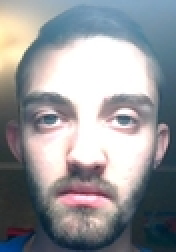
#> input picture data/train/1.jpg, 88 x 126 px (shown 2 times larger); its folder holds only this picture in this run
$ jupyter execute --allow-errors face_recognition.ipynb   (shell and % lines are left out)
#> lines starting #> are read from the running program, lines starting #| are printed output that depends on the picture
[cell 1]
import os
import numpy as np
import pandas as pd
import matplotlib.image as img
from PIL import Image
import matplotlib.pyplot as plt

[cell 2]
IMG_SIZE = (88, 126)
IMG_ARRAY_SHAPE = IMG_SIZE[::-1]
def load_image_vector(path):
#> called with path = './data/train/1.jpg'
    image =  Image.open(path).convert('L').resize(IMG_SIZE) # Image to grayscale
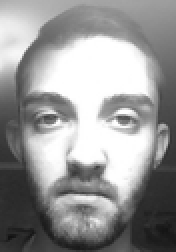
#> image: PIL image 88x126 L (shown 2 times larger); min 17, max 255, mean 150.7
    matrix = np.array(image).astype(int)
    print(matrix.shape)
#| (126, 88)
    column_vector = matrix.flatten()
#> column_vector = 11088 values, max 255 at index 1720, min 17 at index 10389, mean 150.7
    return column_vector

def load_images(path):
    images = []
    for fname in os.listdir(path):
        images.append(load_image_vector('/'.join([path, fname])))
        print(fname)
    return np.array(images)

def compute_mean_vector(vectors):
    return sum(vectors)/len(vectors)

def vec_to_img(vec):
    return Image.fromarray(np.reshape(vec, IMG_ARRAY_SHAPE).astype('uint8')).convert('RGB')

[cell 3]
photos_path = './data/train'

[cell 4]
image_vectors = load_images(photos_path)

[cell 5]
mean_face = compute_mean_vector(image_vectors)
#> mean_face has the same summary as column_vector in load_image_vector
vec_to_img(mean_face)

[cell 6]
residual_vectors = np.array([f - mean_face for f in image_vectors]).T
#> residual_vectors = 11088 values from 0 to 0
rank = np.linalg.matrix_rank(residual_vectors)
#> rank = 0
residual_vectors.shape, rank
#> Out = ((11088, 1), 0)

[cell 7]
u, s, vh = np.linalg.svd(residual_vectors, full_matrices=True)
#> s = [0]; vh = [1]
face_basis = u
face_basis.shape
#> Out = (11088, 11088)

[cell 8]
face_basis

[cell 9]
print('Base faces')
def norm_face_vec(v):
    return v/np.max(v) * 255

fig = plt.figure(figsize=(20, 10))

for i in range(0, rank):
    a = fig.add_subplot(1, rank, i+1)
    a.axis('off')
    a.imshow(vec_to_img(norm_face_vec(face_basis[:, i])))
    a.set_title(f'Base face {i}')

[cell 10]
def scalar_projection(vector, mean_vector, basis):
    return basis.T.dot((vector - mean_vector))

[cell 11]
train_projections = np.array([scalar_projection(im, mean_face, face_basis) for im in residual_vectors.T])
fig = plt.figure(figsize=(20, 25))
for i, proj in enumerate(train_projections):
    a = fig.add_subplot(1, len(train_projections), i+1)
    a.axis('off')
    a.imshow(vec_to_img(proj))
    b = fig.add_subplot(2, len(train_projections), i+1)
    b.axis('off')
    b.imshow(vec_to_img(residual_vectors.T[i]))
#> this loop made 1 pass
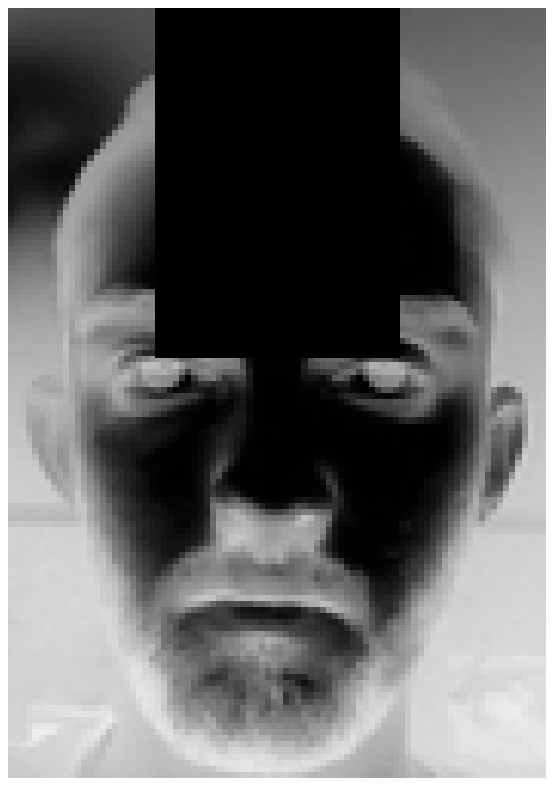
#> figure drawn by matplotlib, 2 panels

[cell 12]
test_faces_path = './data/test'
#> (the rest of this cell did not finish here and is left out)

$ run again, on data/train/чб 126-88.jpg
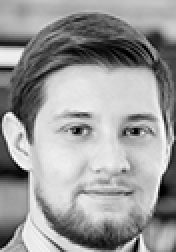
#> input picture data/train/чб 126-88.jpg, 88 x 126 px (shown 2 times larger)
#| (126, 88)
#> column_vector = 11088 values, max 255 at index 5625, min 0 at index 2240, mean 154.6
#> mean_face has the same summary as column_vector in load_image_vector
#> in vec_to_img, returned value is the input picture: PIL image 88x126 RGB; min 0, max 255, mean 154.6
#> residual_vectors = 11088 values from 0 to 0
#> rank = 0
#> `residual_vectors.shape, rank`: Out = ((11088, 1), 0)
#> s = [0]; vh = [1]
#> the loop `for i, proj in enumerate(train_projections):` made 1 pass
#> `[cell 11] train_projections = np.array([scalar_projection(im, mean_fac..`:
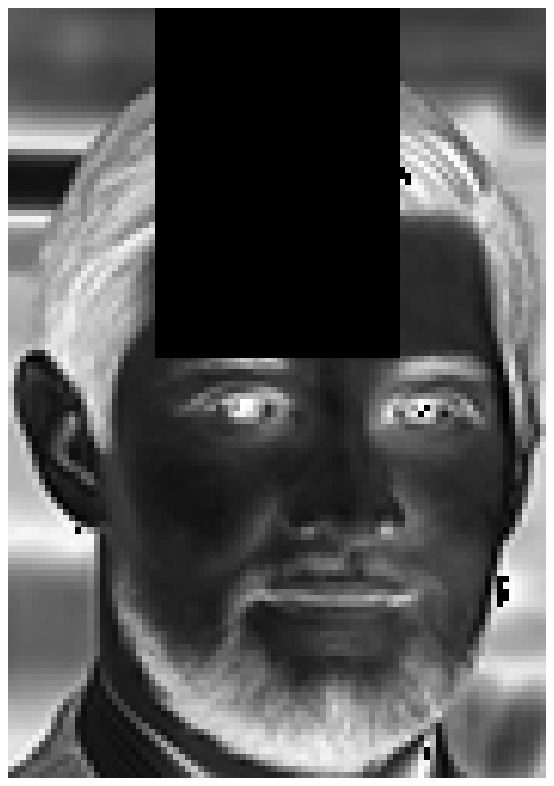
#> figure drawn by matplotlib, 2 panels

$ run again, on data/train/2.jpg
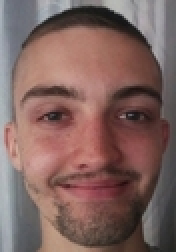
#> input picture data/train/2.jpg, 88 x 126 px (shown 2 times larger)
#> in load_image_vector, `image =  Image.open(path).convert('L').resize(IMG_SIZE)`:
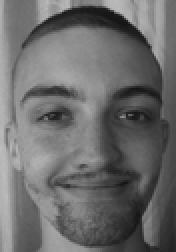
#> image: PIL image 88x126 L (shown 2 times larger); min 19, max 190, mean 107.5
#| (126, 88)
#> column_vector = 11088 values, max 190 at index 6512, min 19 at index 8070, mean 107.5
#> mean_face has the same summary as column_vector in load_image_vector
#> residual_vectors = 11088 values from 0 to 0
#> rank = 0
#> `residual_vectors.shape, rank`: Out = ((11088, 1), 0)
#> s = [0]; vh = [1]
#> the loop `for i, proj in enumerate(train_projections):` made 1 pass
#> `[cell 11] train_projections = np.array([scalar_projection(im, mean_fac..`:
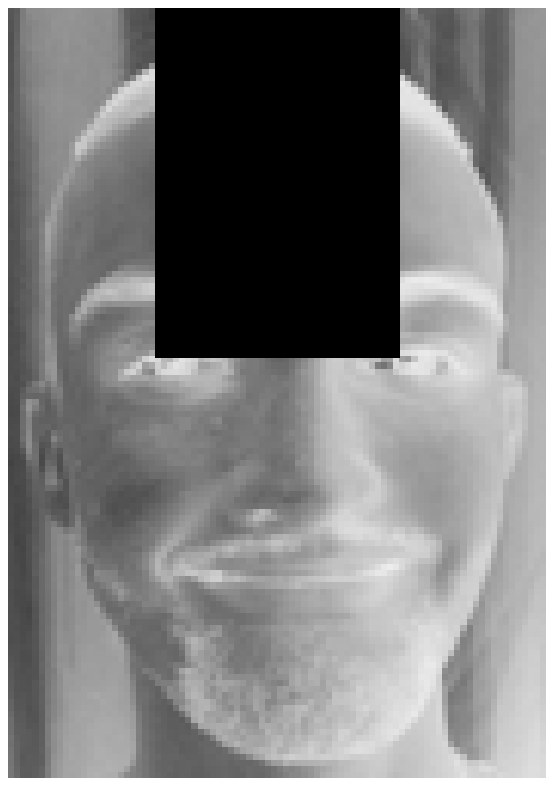
#> figure drawn by matplotlib, 2 panels

$ run again, on data/train/Linara.jpg
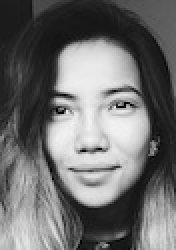
#> input picture data/train/Linara.jpg, 88 x 125 px (shown 2 times larger)
#> in load_image_vector, `image =  Image.open(path).convert('L').resize(IMG_SIZE)`:
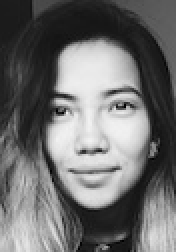
#> image: PIL image 88x126 L (shown 2 times larger); min 0, max 241, mean 109.7
#| (126, 88)
#> column_vector = 11088 values, max 241 at index 5236, min 0 at index 4638, mean 109.7
#> mean_face has the same summary as column_vector in load_image_vector
#> residual_vectors = 11088 values from 0 to 0
#> rank = 0
#> `residual_vectors.shape, rank`: Out = ((11088, 1), 0)
#> s = [0]; vh = [1]
#> the loop `for i, proj in enumerate(train_projections):` made 1 pass
#> `[cell 11] train_projections = np.array([scalar_projection(im, mean_fac..`:
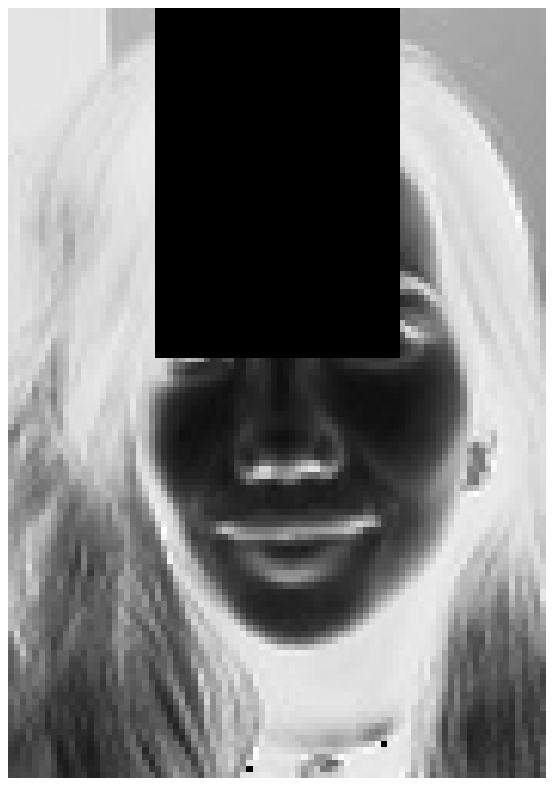
#> figure drawn by matplotlib, 2 panels

$ run again, on data/train/Sasha.jpeg
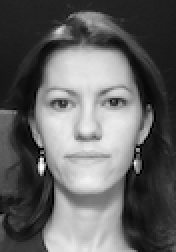
#> input picture data/train/Sasha.jpeg, 88 x 126 px (shown 2 times larger)
#| (126, 88)
#> column_vector = 11088 values, max 254 at index 7324, min 0 at index 4153, mean 99.1
#> mean_face has the same summary as column_vector in load_image_vector
#> residual_vectors = 11088 values from 0 to 0
#> rank = 0
#> `residual_vectors.shape, rank`: Out = ((11088, 1), 0)
#> s = [0]; vh = [1]
#> the loop `for i, proj in enumerate(train_projections):` made 1 pass
#> `[cell 11] train_projections = np.array([scalar_projection(im, mean_fac..`:
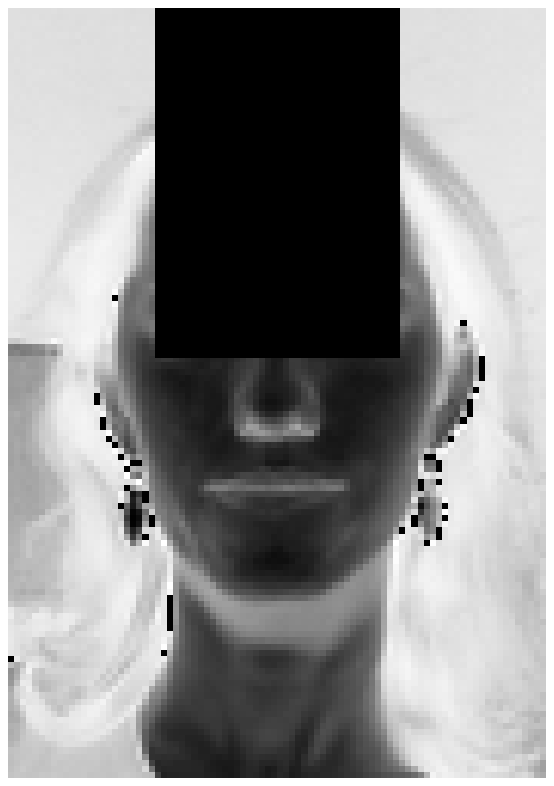
#> figure drawn by matplotlib, 2 panels
